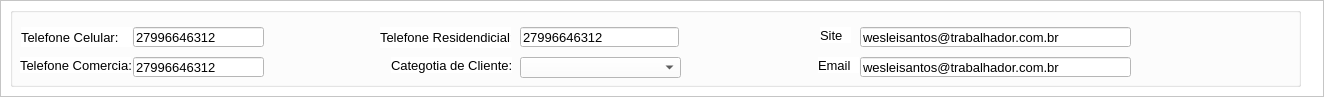
         <widget class="QFrame" name="frame_47">
          <property name="geometry">
           <rect>
            <x>10</x>
            <y>240</y>
            <width>1324</width>
            <height>97</height>
           </rect>
          </property>
          <property name="styleSheet">
           <string notr="true">background-color: rgb(255, 255, 255);</string>
          </property>
          <property name="frameShape">
           <enum>QFrame::StyledPanel</enum>
          </property>
          <property name="frameShadow">
           <enum>QFrame::Raised</enum>
          </property>
          <widget class="QGroupBox" name="groupBox_54">
           <property name="geometry">
            <rect>
             <x>10</x>
             <y>7</y>
             <width>1291</width>
             <height>80</height>
            </rect>
           </property>
           <property name="title">
            <string/>
           </property>
           <widget class="QLabel" name="label_180">
            <property name="geometry">
             <rect>
              <x>381</x>
              <y>50</y>
              <width>121</width>
              <height>16</height>
             </rect>
            </property>
            <property name="font">
             <font>
              <family>Arial</family>
              <pointsize>10</pointsize>
             </font>
            </property>
            <property name="text">
             <string>Categotia de Cliente:</string>
            </property>
           </widget>
           <widget class="QLineEdit" name="telCell_4">
            <property name="geometry">
             <rect>
              <x>123</x>
              <y>20</y>
              <width>131</width>
              <height>20</height>
             </rect>
            </property>
            <property name="font">
             <font>
              <family>Arial</family>
              <pointsize>10</pointsize>
             </font>
            </property>
            <property name="styleSheet">
             <string notr="true">background-color: rgb(255, 255, 255);</string>
            </property>
            <property name="text">
             <string>27996646312</string>
            </property>
           </widget>
           <widget class="QComboBox" name="catCliente_4">
            <property name="geometry">
             <rect>
              <x>510</x>
              <y>50</y>
              <width>161</width>
              <height>21</height>
             </rect>
            </property>
            <property name="font">
             <font>
              <family>Arial</family>
             </font>
            </property>
            <property name="cursor">
             <cursorShape>PointingHandCursor</cursorShape>
            </property>
            <property name="styleSheet">
             <string notr="true">background-color: rgb(255, 255, 255);
color: rgb(0, 0, 0);</string>
            </property>
           </widget>
           <widget class="QLineEdit" name="telResid_4">
            <property name="geometry">
             <rect>
              <x>510</x>
              <y>20</y>
              <width>159</width>
              <height>20</height>
             </rect>
            </property>
            <property name="font">
             <font>
              <family>Arial</family>
              <pointsize>10</pointsize>
             </font>
            </property>
            <property name="styleSheet">
             <string notr="true">background-color: rgb(255, 255, 255);</string>
            </property>
            <property name="text">
             <string>27996646312</string>
            </property>
           </widget>
           <widget class="QLabel" name="label_181">
            <property name="geometry">
             <rect>
              <x>11</x>
              <y>20</y>
              <width>111</width>
              <height>20</height>
             </rect>
            </property>
            <property name="font">
             <font>
              <family>Arial</family>
              <pointsize>10</pointsize>
             </font>
            </property>
            <property name="text">
             <string>Telefone Celular:</string>
            </property>
           </widget>
           <widget class="QLineEdit" name="telCom_4">
            <property name="geometry">
             <rect>
              <x>123</x>
              <y>50</y>
              <width>131</width>
              <height>20</height>
             </rect>
            </property>
            <property name="font">
             <font>
              <family>Arial</family>
              <pointsize>10</pointsize>
             </font>
            </property>
            <property name="styleSheet">
             <string notr="true">background-color: rgb(255, 255, 255);</string>
            </property>
            <property name="text">
             <string>27996646312</string>
            </property>
           </widget>
           <widget class="QLabel" name="label_182">
            <property name="geometry">
             <rect>
              <x>370</x>
              <y>20</y>
              <width>131</width>
              <height>21</height>
             </rect>
            </property>
            <property name="font">
             <font>
              <family>Arial</family>
              <pointsize>10</pointsize>
             </font>
            </property>
            <property name="text">
             <string>Telefone Residendicial:</string>
            </property>
           </widget>
           <widget class="QLabel" name="label_183">
            <property name="geometry">
             <rect>
              <x>10</x>
              <y>50</y>
              <width>111</width>
              <height>16</height>
             </rect>
            </property>
            <property name="font">
             <font>
              <family>Arial</family>
              <pointsize>10</pointsize>
             </font>
            </property>
            <property name="text">
             <string>Telefone Comercia:l</string>
            </property>
           </widget>
           <widget class="QLineEdit" name="lineEdit_53">
            <property name="geometry">
             <rect>
              <x>850</x>
              <y>50</y>
              <width>271</width>
              <height>20</height>
             </rect>
            </property>
            <property name="font">
             <font>
              <family>Arial</family>
              <pointsize>10</pointsize>
             </font>
            </property>
            <property name="styleSheet">
             <string notr="true">background-color: rgb(255, 255, 255);</string>
            </property>
            <property name="text">
             <string>wesleisantos@trabalhador.com.br</string>
            </property>
           </widget>
           <widget class="QLabel" name="label_188">
            <property name="geometry">
             <rect>
              <x>810</x>
              <y>20</y>
              <width>31</width>
              <height>16</height>
             </rect>
            </property>
            <property name="font">
             <font>
              <family>Arial</family>
              <pointsize>10</pointsize>
             </font>
            </property>
            <property name="text">
             <string>Site</string>
            </property>
           </widget>
           <widget class="QLineEdit" name="siteCliente_4">
            <property name="geometry">
             <rect>
              <x>850</x>
              <y>20</y>
              <width>271</width>
              <height>20</height>
             </rect>
            </property>
            <property name="font">
             <font>
              <family>Arial</family>
              <pointsize>10</pointsize>
             </font>
            </property>
            <property name="styleSheet">
             <string notr="true">background-color: rgb(202, 202, 202);
background-color: rgb(255, 255, 255);</string>
            </property>
            <property name="text">
             <string>wesleisantos@trabalhador.com.br</string>
            </property>
           </widget>
           <widget class="QLabel" name="label_189">
            <property name="geometry">
             <rect>
              <x>808</x>
              <y>50</y>
              <width>41</width>
              <height>16</height>
             </rect>
            </property>
            <property name="font">
             <font>
              <family>Arial</family>
              <pointsize>10</pointsize>
             </font>
            </property>
            <property name="text">
             <string>Email</string>
            </property>
           </widget>
          </widget>
         </widget>
